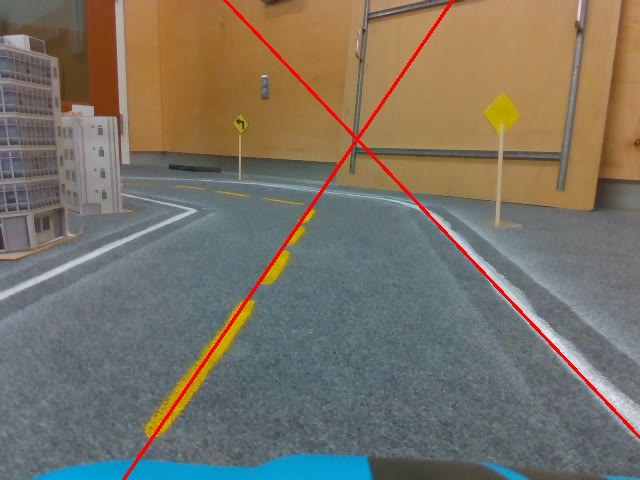
#> input picture LaneDetectionSandbox/saved_frame.jpg, 640 x 480 px
$ python warp.py
#> lines starting #> are read from the running program, lines starting #| are printed output that depends on the picture
import cv2
import matplotlib.pyplot as plt
import numpy as np

img = cv2.imread("saved_frame.jpg")
#> img is the input picture: shape (480, 640, 3); mean B, G, R 101.7, 114.5, 121.4

"""
Tunable Parameters
"""
warped_size = (200, 200)  # the size of the resultant warped image

car_perspective_y_top = 240
car_perspective_y_bottom = 480

car_perspective_x_bottom_left = 122
car_perspective_x_top_left = 283
car_perspective_x_top_right = 456
car_perspective_x_bottom_right = 700


"""
Calculations
"""
# Widths of lanes at various distances
lane_width_far = (car_perspective_x_top_right - car_perspective_x_top_left)
lane_width_close = (car_perspective_x_bottom_right - car_perspective_x_bottom_left)

# initial perspective
car_perspective = np.zeros((4, 2), dtype="float32")
car_perspective[0] = (car_perspective_x_bottom_left - 2*lane_width_close, car_perspective_y_bottom)
car_perspective[1] = (car_perspective_x_top_left - 2*lane_width_far, car_perspective_y_top)
car_perspective[2] = (car_perspective_x_top_right + 2*lane_width_far, car_perspective_y_top)
car_perspective[3] = (car_perspective_x_bottom_right + 2*lane_width_close, car_perspective_y_bottom)

# bird's-eye perspective
birds_eye = np.zeros((4, 2), dtype="float32")
birds_eye[0] = (0, warped_size[1])  # initial perspective
birds_eye[1] = (0, 0)
birds_eye[2] = (warped_size[0], 0)
birds_eye[3] = (warped_size[0], warped_size[1])

# Transformation Matrix
M = cv2.getPerspectiveTransform(car_perspective, birds_eye)  # calculate warping matrix

# Save transformation matrix to apply in other scripts
np.save('car_perspective_transform_matrix', M)

# Calculate new image
warped = cv2.warpPerspective(img, M, warped_size)  # perform the warping
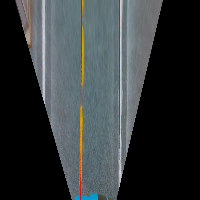
#> warped: shape (200, 200, 3); mean B, G, R 58, 56.6, 52.7

"""
Show the before and after images
"""
plt.figure(1)
plt.imshow(img)
plt.figure(2)
plt.imshow(warped)
plt.show()
